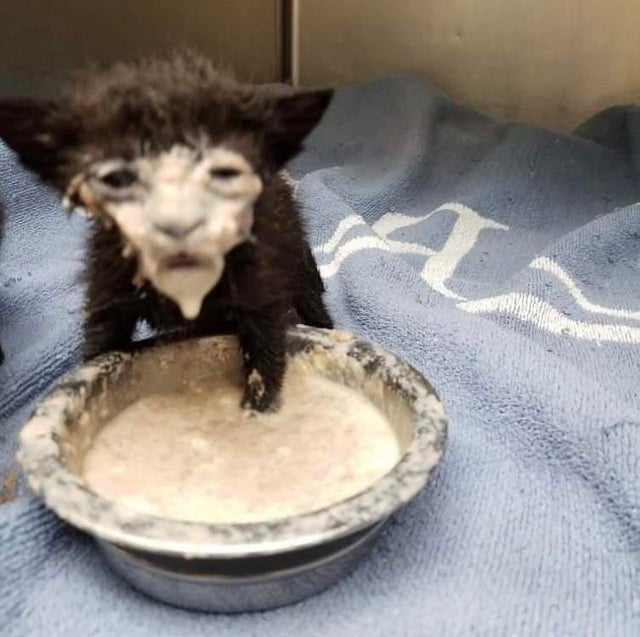
#> input picture P03/in_images/v742lscv89z41.jpg, 640 x 637 px
$ python ex04.py
#> lines starting #> are read from the running program, lines starting #| are printed output that depends on the picture; after the words box and inside, x2 and y2 are one past the last pixel; in counts of white or black regions, pixels touching at a corner belong together
import cv2 as cv
import numpy as np

def MSER(image):
#> called with image = './in_images/v742lscv89z41.jpg'
  image = cv.imread(image, cv.IMREAD_GRAYSCALE)
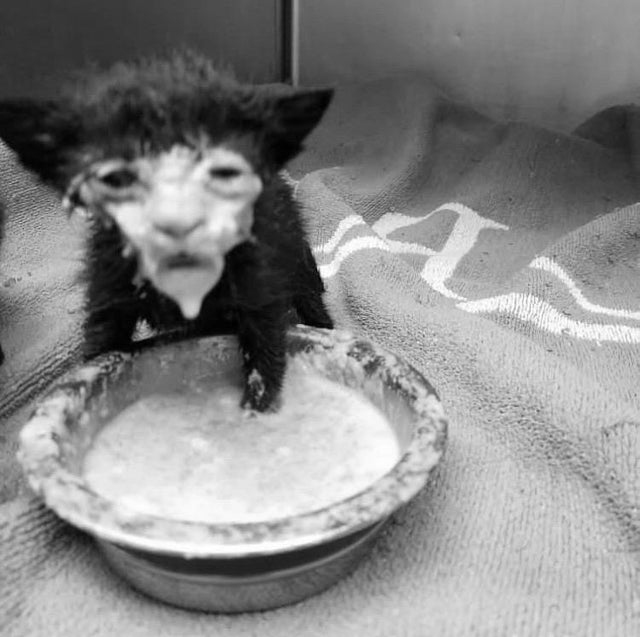
#> image: shape (637, 640); min 0, max 255, mean 135.5
  vis = image.copy()
  MSER = cv.MSER_create()
  regions = MSER.detectRegions(image)
  hulls = [cv.convexHull(p.reshape(-1, 1, 2)) for p in regions[0]]
#> hulls = 202 contours; largest, box (x1, y1, x2, y2) and area: (35, 501, 416, 618) 32936, (81, 141, 261, 318) 18737, (106, 142, 261, 317) 16624, (106, 143, 261, 317) 16571, (106, 143, 261, 317) 16501
  vis = cv.cvtColor(vis, cv.COLOR_GRAY2RGB)
  cv.polylines(vis, hulls, 1, (0, 255, 0))
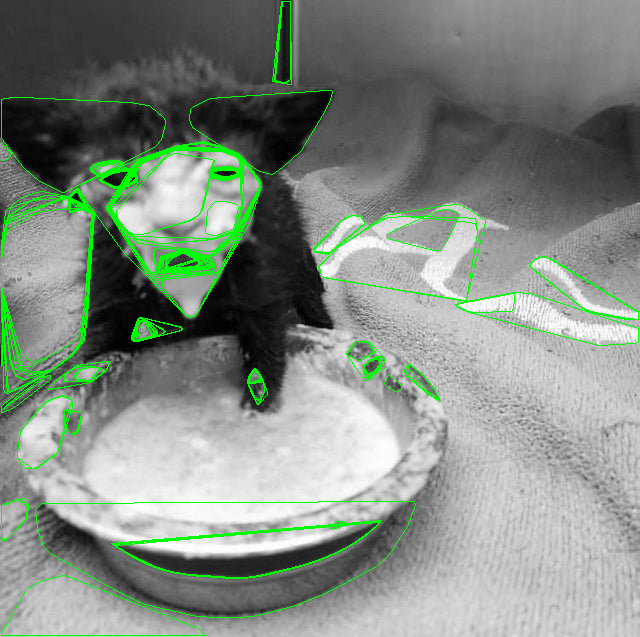
#> vis: shape (637, 640, 3); mean B, G, R 130.5, 140.4, 130.5
  cv.imshow("Image", vis)
  cv.waitKey()

def main():
  MSER("./in_images/v742lscv89z41.jpg")

if __name__ == "__main__":
  main()

$ run again, with P03/in_images/image_02.jpg copied over P03/in_images/v742lscv89z41.jpg
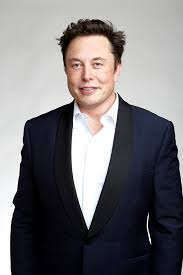
#> input picture P03/in_images/image_02.jpg, 183 x 275 px
#> in MSER, `image = cv.imread(image, cv.IMREAD_GRAYSCALE)`:
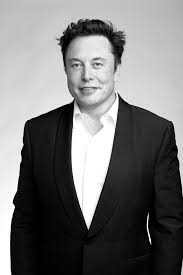
#> image: shape (275, 183); min 0, max 255, mean 117.2
#> hulls = 37 contours; largest, box (x1, y1, x2, y2) and area: (72, 94, 118, 229) 3863, (72, 94, 118, 227) 3854, (72, 94, 118, 226) 3824, (72, 94, 118, 226) 3712, (72, 95, 118, 226) 3675
#> in MSER, `cv.polylines(vis, hulls, 1, (0, 255, 0))`:
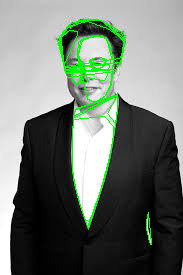
#> vis: shape (275, 183, 3); mean B, G, R 111.4, 120.6, 111.4
